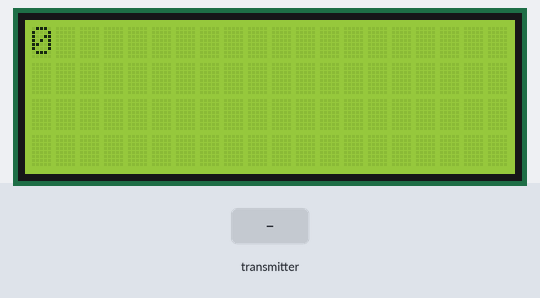
This sketch was run on a simulated ESP8266 (NodeMCU). On the bench: 20×4 character LCD. Inputs (shaded band) come from the test bench. What the sketch prints to the serial monitor is not drawn.

Above: at 1.2 s.
1.3 s: the transmitter starts sending STT = 256
At 2.5 s:
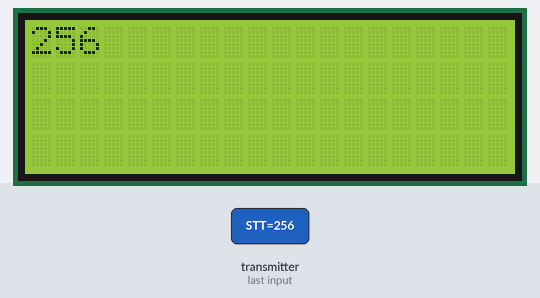
2.8 s: the transmitter starts sending STT = 0
Timing chart, 0 to 5.8 s (numbered marks = the images above; inputs shaded):
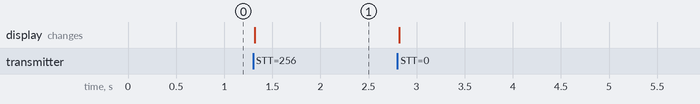

Measured:
- after the input at 1.3 s, the display: changes at once (image 1)

The sketch:

receiver.ino
```cpp
#include <Wire.h>
#include <LiquidCrystal_I2C.h>

// Set the LCD address to 0x27 for a 20 chars and 4 line display
LiquidCrystal_I2C lcd(0x27, 20, 4);


#include <ESP8266WiFi.h>
#include <Arduino.h>
#include <espnow.h>
uint8_t peer1[] = {0x30, 0xC6, 0xF7, 0x22, 0x86, 0x64};


//definition of message
typedef struct message {
   int STT;
   String Name;
};
struct message mess;


//data receives from transmitter
void onDataReceiver(uint8_t * mac, uint8_t *incomingData, uint8_t len) {
  Serial.println("Message received: ");
  memcpy(&mess, incomingData, sizeof(mess));
  //Serial.print(conv(mess.rfid,4));
}

//start ESPnow
void init_ESPnow()
{
  WiFi.mode(WIFI_STA);
  Serial.print("Mac Address: ");
  Serial.print(WiFi.macAddress());
  Serial.println("\nESP-Now Receiver");

  if (esp_now_init() != 0) {
    Serial.println("Problem during ESP-NOW init");
    return;
  }
}

// setup and loop running
void setup() {
  Serial.begin(9600);
  lcd.init();
  lcd.backlight();
  init_ESPnow();
  esp_now_set_self_role(ESP_NOW_ROLE_COMBO);
  esp_now_add_peer(peer1, ESP_NOW_ROLE_COMBO, 1, NULL, 0);
  esp_now_register_recv_cb(onDataReceiver);

}

void loop() {
  lcd.setCursor(0,0); lcd.print(mess.STT);
  lcd.setCursor(0,2); lcd.print(mess.Name);

}
```
